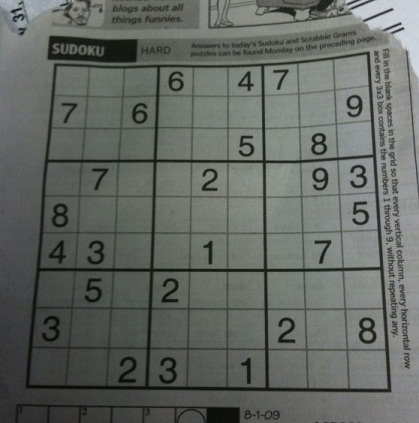
#> input picture Image/sudoku.jpg, 419 x 423 px
$ python 04_adaptive_thresholding.py
#> lines starting #> are read from the running program, lines starting #| are printed output that depends on the picture; after the words box and inside, x2 and y2 are one past the last pixel; in counts of white or black regions, pixels touching at a corner belong together
import cv2
import matplotlib.pyplot as plt
print('OpenCV version:', cv2.__version__)

img = cv2.imread('./Image/sudoku.jpg', 0)
#> img: shape (423, 419); min 5, max 218, mean 101.9
# 固定阈值
ret, th1 = cv2.threshold(img, 127, 255, cv2.THRESH_BINARY)
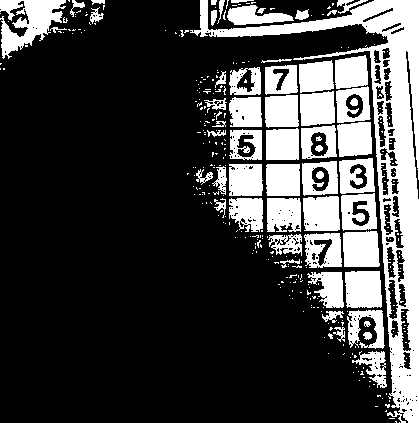
#> th1: shape (423, 419); 25.6% white; 333 white regions (274 under 20 px), largest, box (x1, y1, x2, y2) and area: (190, 0, 419, 423) 14935, (0, 0, 66, 59) 2037, (345, 271, 382, 308) 1282
# 自适应阈值
th2 = cv2.adaptiveThreshold(img, 255, cv2.ADAPTIVE_THRESH_MEAN_C, cv2.THRESH_BINARY, 11, 4)
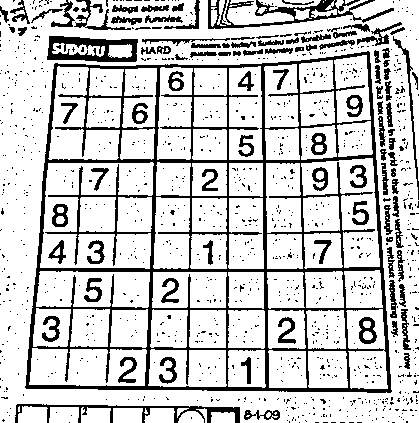
#> th2: shape (423, 419); 79.7% white; 1126 black regions (1022 under 20 px), largest, box (x1, y1, x2, y2) and area: (25, 51, 392, 393) 17506, (208, 0, 394, 29) 1551, (47, 36, 138, 62) 1307
th3 = cv2.adaptiveThreshold(img, 255, cv2.ADAPTIVE_THRESH_GAUSSIAN_C, cv2.THRESH_BINARY, 11, 7)
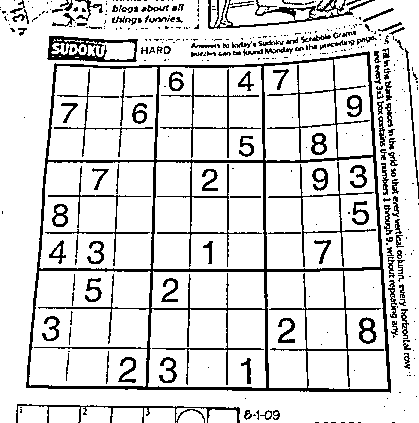
#> th3: shape (423, 419); 85.4% white; black in thin lines or dots
titles = ['Original', 'Global(v = 127)', 'Adaptive Mean', 'Adaptive Gaussian']
images = [img, th1, th2, th3]

for i in range(4):
    plt.subplot(2, 2, i+1)
    plt.imshow(images[i], 'gray')
    plt.title(titles[i], fontsize=8)
    plt.xticks([]), plt.yticks([])

plt.show()
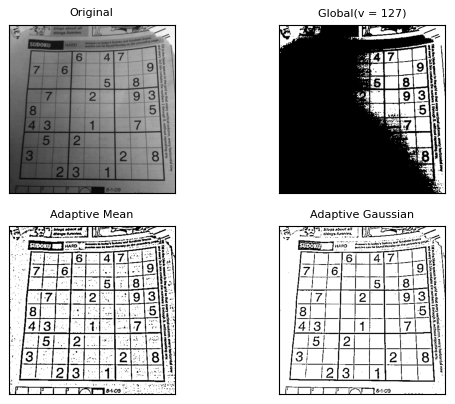
#> figure drawn by matplotlib, 4 panels

$ run again, with Image/2_176.jpg copied over Image/sudoku.jpg
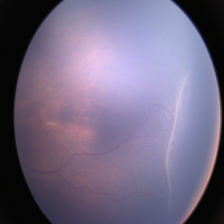
#> input picture Image/2_176.jpg, 224 x 224 px
#> `ret, th1 = cv2.threshold(img, 127, 255, cv2.THRESH_BINARY)`:
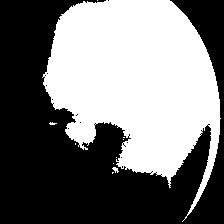
#> th1: shape (224, 224); 46.4% white; 10 white regions (8 under 20 px), largest, box (x1, y1, x2, y2) and area: (42, 0, 221, 222) 23239, (112, 167, 119, 173) 23
#> th2: shape (224, 224); 92.1% white; 182 black regions (171 under 20 px), largest, box (x1, y1, x2, y2) and area: (171, 0, 224, 224) 1365, (9, 0, 64, 224) 1299, (178, 104, 215, 217) 456
#> `th3 = cv2.adaptiveThreshold(img, 255, cv2.ADAPTIVE_THRESH_GAUSSIAN_C, ..`:
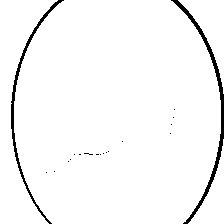
#> th3: shape (224, 224); 96.8% white; 19 black regions (17 under 20 px), largest, box (x1, y1, x2, y2) and area: (171, 0, 224, 224) 895, (11, 0, 64, 224) 680
